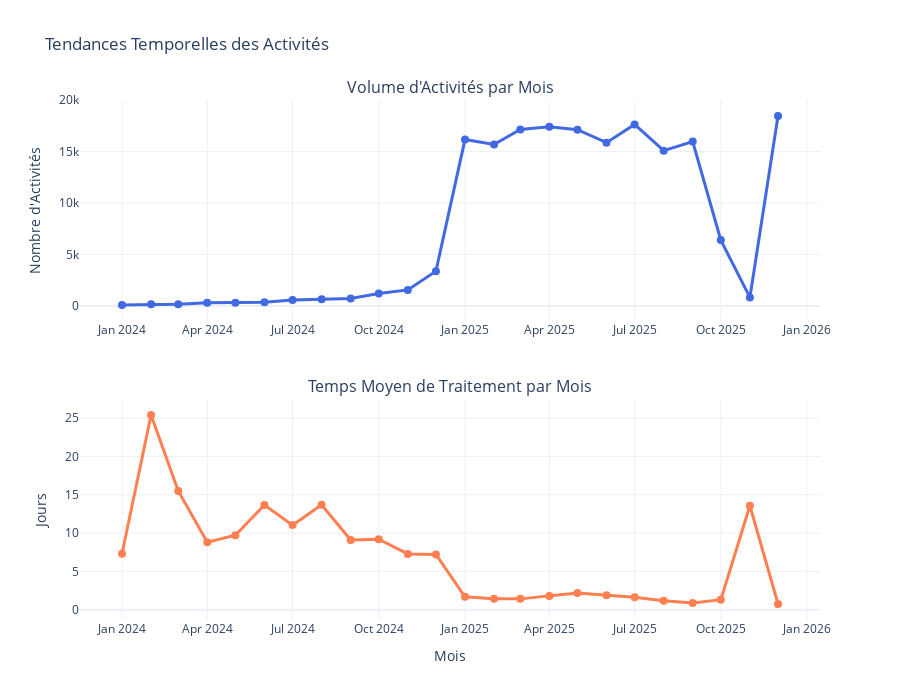

Write notebook code for a chart like this one.
### Code cell
# Évolution mensuelle des activités
monthly_activities = pd.read_sql_query("""
SELECT 
    strftime('%Y-%m', activity.CREATIONDATE) as month,
    COUNT(activity.ID) as total_activities,
    COUNT(DISTINCT activity.SR_ID) as unique_srs,
    COUNT(CASE WHEN activity.CLOSINGDATE IS NOT NULL THEN 1 END) as closed_activities,
    ROUND(AVG(CAST((julianday(activity.CLOSINGDATE) - julianday(activity.CREATIONDATE)) * 24 AS REAL)), 2) as avg_hours_to_close
FROM activity

GROUP BY month
ORDER BY month
""", conn)

print("="*70)
print("📈 ÉVOLUTION MENSUELLE DES ACTIVITÉS")
print("="*70)
print(f"\nPériode : Janvier 2024 - Septembre 2025")
print(f"Nombre de mois : {len(monthly_activities)}\n")

display(monthly_activities)

# Visualisation de la tendance
fig = make_subplots(
    rows=2, cols=1,
    subplot_titles=('Volume d\'Activités par Mois', 'Temps Moyen de Traitement par Mois'),
    vertical_spacing=0.15
)

# Graphique 1 : Volume mensuel
fig.add_trace(
    go.Scatter(
        x=monthly_activities['month'],
        y=monthly_activities['total_activities'],
        mode='lines+markers',
        name='Activités',
        line=dict(color='royalblue', width=3),
        marker=dict(size=8),
        hovertemplate='<b>%{x}</b><br>Activités: %{y:,}<extra></extra>'
    ),
    row=1, col=1
)

# Graphique 2 : Temps moyen mensuel
fig.add_trace(
    go.Scatter(
        x=monthly_activities['month'],
        y=monthly_activities['avg_hours_to_close'] / 24,
        mode='lines+markers',
        name='Temps moyen',
        line=dict(color='coral', width=3),
        marker=dict(size=8),
        hovertemplate='<b>%{x}</b><br>Temps: %{y:.1f} jours<extra></extra>'
    ),
    row=2, col=1
)

fig.update_xaxes(title_text="Mois", row=2, col=1)
fig.update_yaxes(title_text="Nombre d'Activités", row=1, col=1)
fig.update_yaxes(title_text="Jours", row=2, col=1)

fig.update_layout(height=700, showlegend=False, title_text="Tendances Temporelles des Activités")
fig.show()

### Figure 1 — Plotly figure (JSON) as saved in the notebook; plotly's stock layout.template omitted (floating-point values rounded to 4 significant figures)
{"data": [{"hovertemplate": "<b>%{x}</b><br>Activités: %{y:,}<extra></extra>", "line": {"color": "royalblue", "width": 3}, "marker": {"size": 8}, "mode": "lines+markers", "name": "Activités", "type": "scatter", "x": ["2024-01", "2024-02", "2024-03", "2024-04", "2024-05", "2024-06", "2024-07", "2024-08", "2024-09", "2024-10", "2024-11", "2024-12", "2025-01", "2025-02", "2025-03", "2025-04", "2025-05", "2025-06", "2025-07", "2025-08", "2025-09", "2025-10", "2025-11", "2025-12"], "xaxis": "x", "y": [95, 157, 172, 310, 307, 352, 566, 648, 732, 1201, 1556, 3381, 16165, 15690, 17140, 17409, 17130, 15867, 17632, 15088, 15971, 6399, 827, 18453], "yaxis": "y"}, {"hovertemplate": "<b>%{x}</b><br>Temps: %{y:.1f} jours<extra></extra>", "line": {"color": "coral", "width": 3}, "marker": {"size": 8}, "mode": "lines+markers", "name": "Temps moyen", "type": "scatter", "x": ["2024-01", "2024-02", "2024-03", "2024-04", "2024-05", "2024-06", "2024-07", "2024-08", "2024-09", "2024-10", "2024-11", "2024-12", "2025-01", "2025-02", "2025-03", "2025-04", "2025-05", "2025-06", "2025-07", "2025-08", "2025-09", "2025-10", "2025-11", "2025-12"], "xaxis": "x2", "y": [7.307, 25.4, 15.5, 8.799, 9.721, 13.67, 11.04, 13.7, 9.113, 9.201, 7.28, 7.221, 1.682, 1.442, 1.421, 1.78, 2.171, 1.878, 1.64, 1.163, 0.8867, 1.315, 13.56, 0.7579], "yaxis": "y2"}], "layout": {"annotations": [{"font": {"size": 16}, "showarrow": false, "text": "Volume d'Activités par Mois", "x": 0.5, "xanchor": "center", "xref": "paper", "y": 1, "yanchor": "bottom", "yref": "paper"}, {"font": {"size": 16}, "showarrow": false, "text": "Temps Moyen de Traitement par Mois", "x": 0.5, "xanchor": "center", "xref": "paper", "y": 0.425, "yanchor": "bottom", "yref": "paper"}], "height": 700, "showlegend": false, "title": {"text": "Tendances Temporelles des Activités"}, "xaxis": {"anchor": "y", "domain": [0, 1]}, "xaxis2": {"anchor": "y2", "domain": [0, 1], "title": {"text": "Mois"}}, "yaxis": {"anchor": "x", "domain": [0.575, 1], "title": {"text": "Nombre d'Activités"}}, "yaxis2": {"anchor": "x2", "domain": [0, 0.425], "title": {"text": "Jours"}}}}
